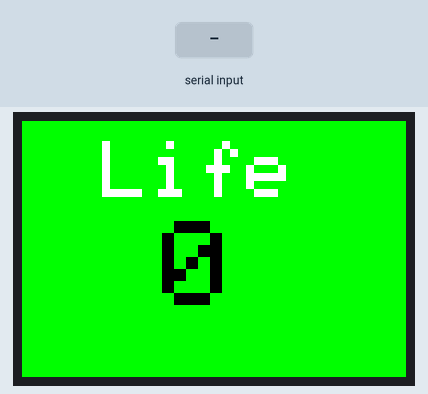
The sketch below on a simulated Arduino Uno, built with avr-gcc and run on an emulated ATmega328P. Shown: 96×64 colour display. Inputs (shaded band) come from the test bench. What the sketch prints to the serial monitor is not drawn.

Above: at 1.6 s.
1.7 s: "<90,45>" received over Serial
At 2.7 s:
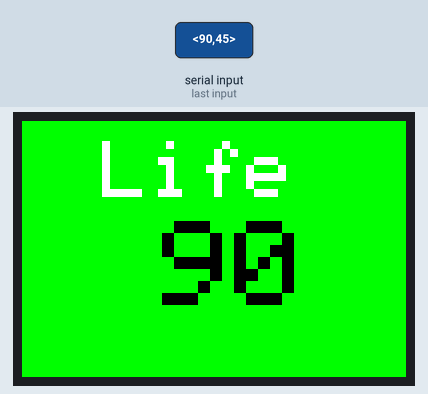
3.5 s: "<1,90,45>" received over Serial
At 4.3 s:
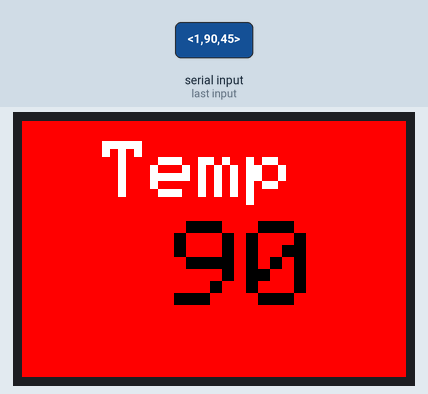
5.5 s: "<,>" received over Serial
At 7.1 s:
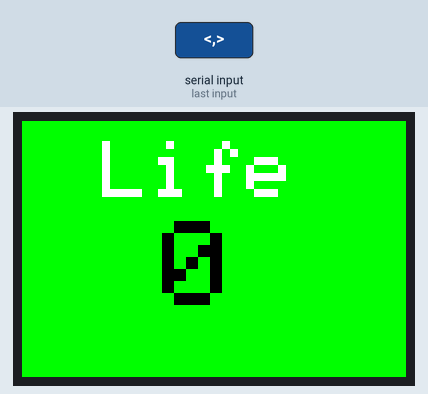
7.5 s: "<1,90>" received over Serial
At 8.7 s:
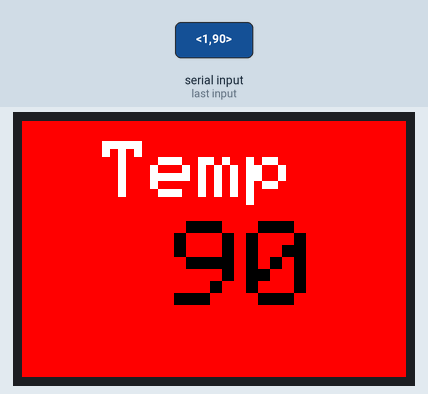
Timing chart, 0 to 10.5 s (numbered marks = the images above; inputs shaded):
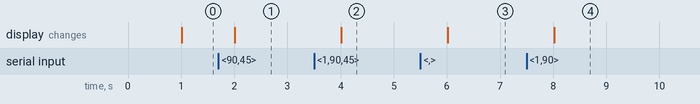

The sketch:

HUD_EV.ino
```cpp
#include <mcp_can_dfs.h>
#include <mcp_can.h>

#include <Adafruit_SSD1331.h>
#include <Adafruit_GFX.h>
#include <Adafruit_SPITFT.h>
#include <Adafruit_SPITFT_Macros.h>
#include <gfxfont.h>

//declare pins
#define sclk 13
#define mosi 11
#define cs   10
#define rst  9
#define dc   8
// Color definitions
#define BLACK           0x0000
#define BLUE            0x001F
#define RED             0xF800
#define GREEN           0x07E0
#define CYAN            0x07FF
#define MAGENTA         0xF81F
#define YELLOW          0xFFE0
#define WHITE           0xFFFF

/* Screen Dimension */
// 96×64

/* ADAFRUIT OBJECT */
Adafruit_SSD1331 display = Adafruit_SSD1331(cs, dc, rst);

/* DATA */
int batteryLife;
int batteryTemperature;

/* FOR READING DATA  */
// time
unsigned long lastTime = 0;
unsigned long watchdog = 0;
// booleans
bool lifeReading = false;
bool tempReading = false;
// messages
String lifeMessage = "";
String tempMessage = "";

/*START CODE */
void setup() {
  // display instance
  display.begin();
  // Serial BAUD
  Serial.begin(115200);
}

/* SEND DATA IN THE FORM OF
  < BatteryLife , BatteryTemperature >
  < 32 , 55 >
*/

void loop()
{
  if (lifeReading) { // Start Reading Battery Life
    int c = Serial.read();
    if (c == ',') { // stop reading battery life at ','
      lifeReading = false;
      tempReading = true; // Set tempReading to true to start reading Temp
      Serial.println("in blife " + lifeMessage);
      batteryLife = lifeMessage.toInt();
      watchdog = millis();
    } else {
      lifeMessage = lifeMessage + (char) c;
    }
  } else if (tempReading) { // Start Reading Battery Temperature
    int c = Serial.read();
    if (c == '>') { // stop reading battery temp at '>'
      tempReading = false;
      Serial.println("in btemp " + tempMessage);
      batteryTemperature = tempMessage.toInt();
      watchdog = millis();
    } else {
      tempMessage = tempMessage + (char) c;
    }
  } else { // Read Data
    int c = Serial.read();
    if (c >= 0) { // will be less then 0 if nothing
      if (c == '<') { // start reading
        lifeReading = true;
        lifeMessage = "";
        tempMessage = "";
      }
    }
  }
  auto current = millis();
  // checks if data is not being sent
  // display warning if there is no data NEW for 5 seconds
  if (current - watchdog > 5000) {
    // Display not connected message on screen
    displayWarning();
  } else {
    if (current - lastTime > 1000) {
      lastTime = current;
      // Update screen
      if (batteryTemperature >= 55) {
        showBatteryTemperature();
      } else {
        showBatteryLife();
      }
    }
  }
  delay(1);
}

void showBatteryTemperature() {
  display.fillScreen(RED);
  display.setCursor(20, 5);
  display.setTextColor(WHITE);
  display.setTextSize(2);
  display.print("Temp");

  display.setCursor(38, 25);
  display.setTextColor(BLACK);
  display.setTextSize(3);
  display.print(batteryTemperature);
}

void showBatteryLife() {
  display.fillScreen(GREEN);
  display.setCursor(20, 5);
  display.setTextColor(WHITE);
  display.setTextSize(2);
  display.print("Life");

  display.setCursor(35, 25);
  display.setTextColor(BLACK);
  display.setTextSize(3);
  display.print(batteryLife);
}

void displayWarning() {
  display.fillScreen(YELLOW);
}
```

Measured:
- after the input at 1.7 s, the display: changes after 0.31 s (image 1)
- after the input at 3.5 s, the display: changes after 0.51 s (image 2)
- after the input at 5.5 s, the display: changes after 0.51 s (image 3)
- after the input at 7.5 s, the display: changes after 0.52 s (image 4)
